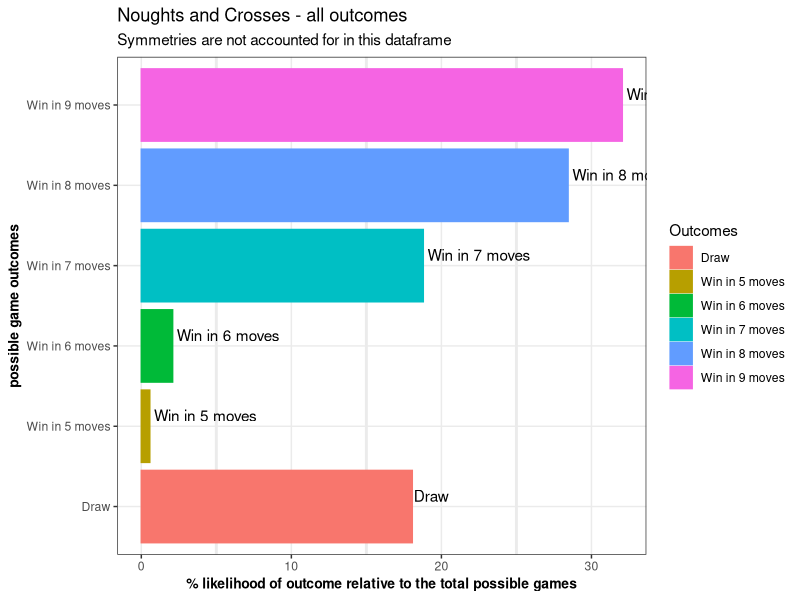

Generate this figure with R:
library(tidyverse)

Outcomes <- c("Win in 5 moves", "Win in 6 moves", "Win in 7 moves", "Win in 8 moves", "Win in 9 moves", "Draw")
Games <- c(1440, 5328, 47952, 72576, 81792, 46080)
Total_Games <- sum(Games)
Games_Percentages <- (Games / Total_Games) * 100

Total_Games_Possible <- data.frame(Outcomes, Games_Percentages)
ggplot(Total_Games_Possible, aes(Outcomes, Games_Percentages, colour = Outcomes, fill = Outcomes)) +
  geom_bar(stat = "identity") +
  geom_text(aes(label = Outcomes), colour = "black", vjust = -0.4, hjust = -0.04) +
  labs(x = "possible game outcomes", 
       y = "% likelihood of outcome relative to the total possible games",
       title = "Noughts and Crosses - all outcomes",
       subtitle = "Symmetries are not accounted for in this dataframe") +
  coord_flip() +
  theme_bw() +
  theme(panel.grid.minor = element_line(size = 1), panel.grid.major = element_line(size = 0.5), 
        axis.title.x = element_text(colour="black", size=10, face="bold"),
        axis.title.y = element_text(colour="black", size=10, face="bold"))
  

# the objective is to create a script that effectively wins or draws every single game of N&T
# first we need to create a working version of tic-tac-toe

board <- matrix(
  c(1, 2, 3, 4, 5, 6, 7, 8, 9), ncol = 3, nrow = 3, byrow = TRUE)

rownames(board) = c("A", "B", "C") 
colnames(board) = c("D", "E", "F")

board

board["A", "D"]
